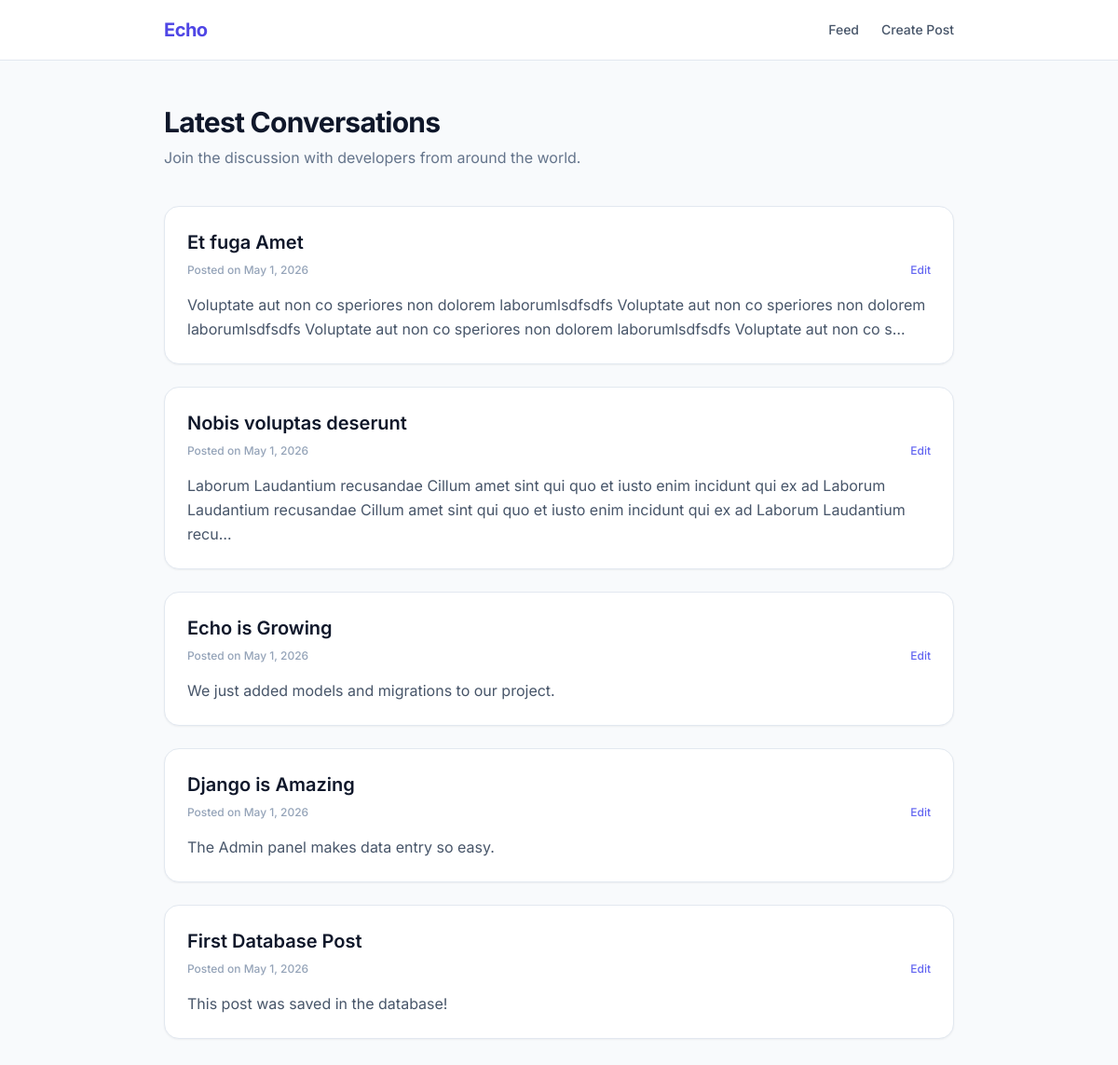
/, run on an earlier commit of the app's database.
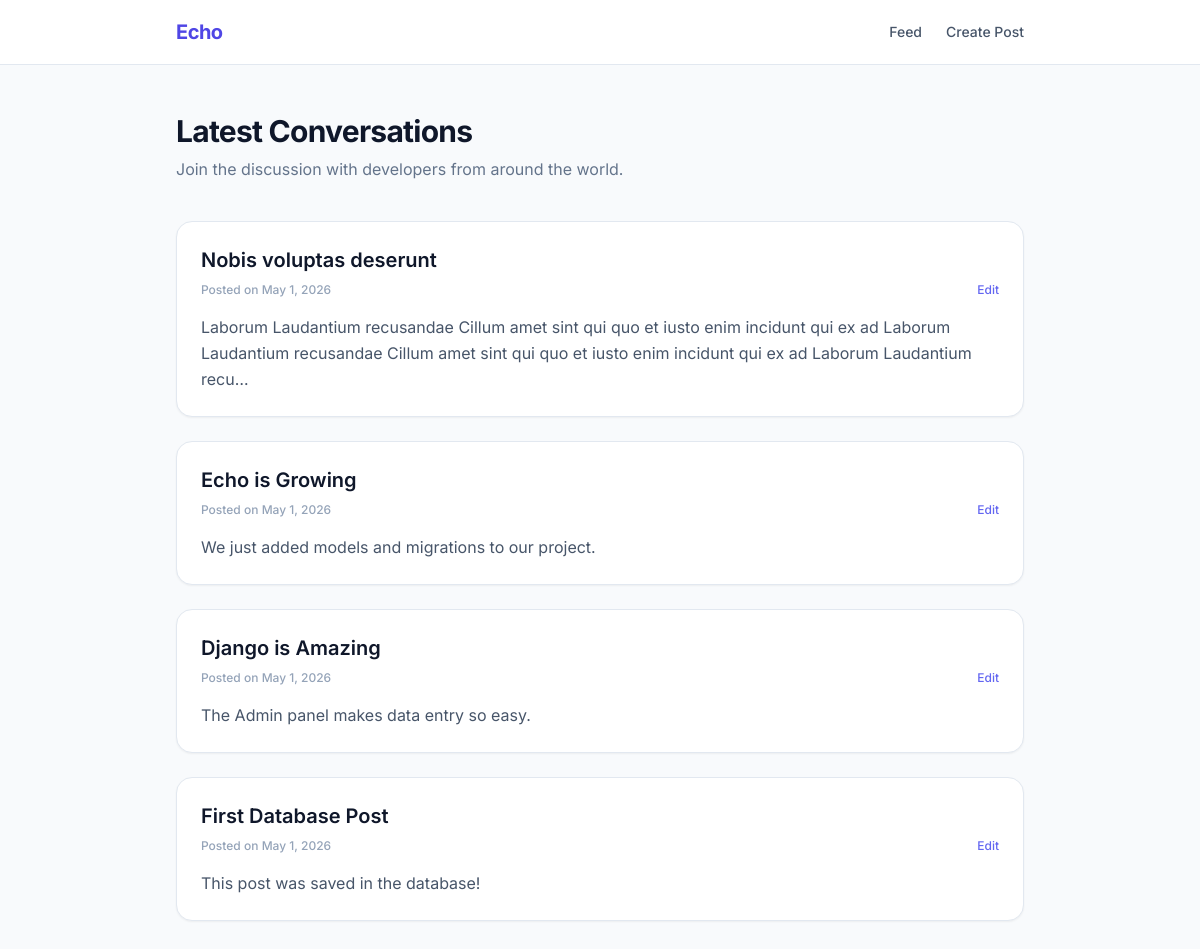
And on a later commit of the database.
### posts/models.py (models this page shows, shortened)
class Post(models.Model):
    title = models.CharField(max_length=200)
    content = models.TextField()
    created_at = models.DateTimeField(auto_now_add=True)

### posts/views.py (the view)
# urls.py: path('', views.index, name='index'),
def index(request): # This view handles the homepage feed
    posts = Post.objects.all().order_by('-created_at')
    context = {
        'topics': posts # The key 'topics' is what we loop through in the index.html template
    }
    return render(request, 'posts/index.html', context)

### posts/templates/posts/index.html (shortened to what this page needs)
<!DOCTYPE html>
<html lang="en">
<head>
    <script src="https://cdn.tailwindcss.com"></script>
</head>
<body class="bg-slate-50 text-slate-900 antialiased min-h-screen">
    <header class="bg-white border-b border-slate-200 sticky top-0 z-50">
        <nav class="max-w-4xl mx-auto px-6 h-16 flex items-center justify-between">
            <a href="/" class="text-xl font-bold tracking-tight text-indigo-600">Echo</a>
            <div class="flex gap-6 text-sm font-medium text-slate-600">
                <a href="/" class="hover:text-indigo-600 transition-colors">Feed</a>
                <a href="{% url 'create_post' %}" class="hover:text-indigo-600 transition-colors">Create Post</a>
            </div>
        </nav>
    </header>
    <main class="max-w-4xl mx-auto px-6 py-12">
        <div class="mb-10">
            <h1 class="text-3xl font-bold tracking-tight text-slate-900">Latest Conversations</h1>
            <p class="text-slate-500 mt-2">Join the discussion with developers from around the world.</p>
        </div>
        <div class="space-y-6">
            {% for topic in topics %}
            <article
                class="bg-white border border-slate-200 p-6 rounded-2xl shadow-sm hover:shadow-md transition-shadow">
                <h2 class="text-xl font-semibold text-slate-900">
                    <a href="{% url 'post_detail' topic.id %}" class="hover:text-indigo-600 transition-colors">{{ topic.title }}</a>
                </h2>
                <div class="flex items-center justify-between mt-2 text-xs text-slate-400 font-medium">
                    <span>Posted on {{ topic.created_at|date:"F j, Y" }}</span>
                    <a href="{% url 'edit_post' topic.id %}" class="text-indigo-500 hover:text-indigo-700 transition-colors">Edit</a>
                </div>
                <p class="mt-4 text-slate-600 leading-relaxed">
                    {{ topic.content|truncatechars:200 }}
                </p>
            </article>
            {% empty %}
            <div class="text-center py-20 bg-white rounded-2xl border border-dashed border-slate-300">
                <p class="text-slate-500">No topics have been posted yet. Why not start one?</p>
            </div>
            {% endfor %}
        </div>
    </main>
</body>
</html>

What changed in the data, as far as the page shows it:
removed Post: title "Et fuga Amet", created_at "May 1, 2026", content "Voluptate aut non co speriores non dolorem laborumlsdfsdfs Voluptate aut non co speriores non dolorem laborumlsdfsdfs Voluptate aut non co speriores non dolorem laborumlsdfsdfs Voluptate aut non co s…"
